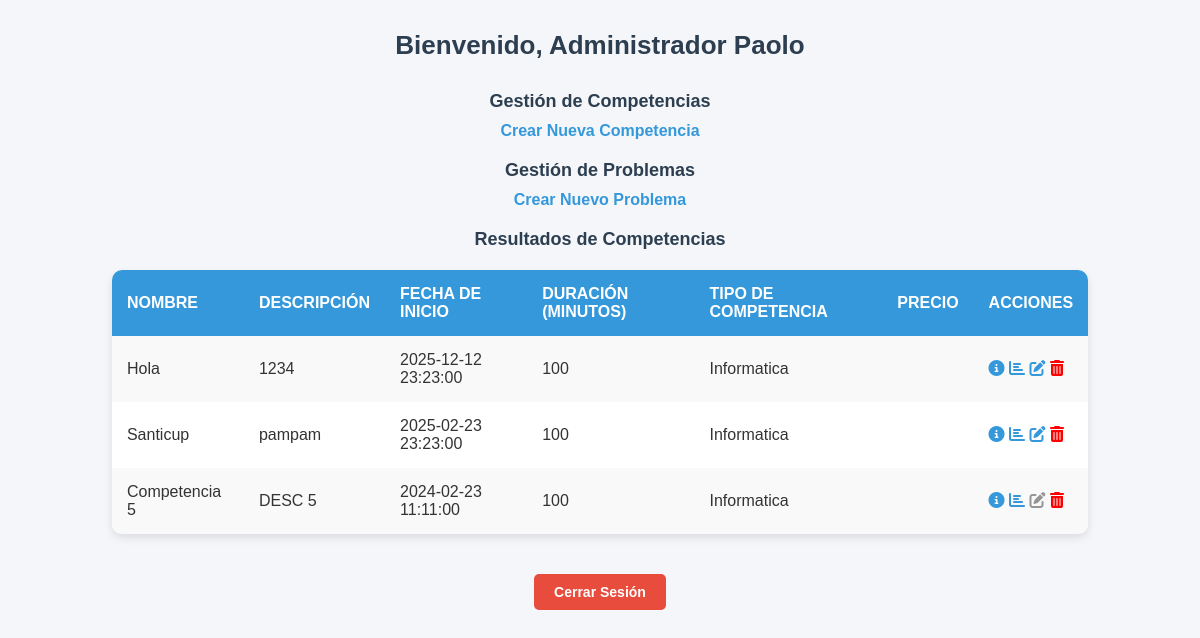
Page /dashboard_admin.php (signed in) on the committed database.
### tables this page shows
CREATE TABLE `competencias` (
  `id_competencia` int(11) NOT NULL,
  `nombre` varchar(100) NOT NULL,
  `descripcion` text DEFAULT NULL,
  `fecha_inicio` datetime NOT NULL,
  `tiempo_limite` int(11) NOT NULL COMMENT 'Duración en minutos',
  `creado_por` int(11) NOT NULL,
  `creado_en` timestamp NOT NULL DEFAULT current_timestamp(),
  `tipo_competencia` enum('Informatica','Fisica','Quimica','Matematicas') NOT NULL DEFAULT 'Informatica'
);

### dashboard_admin.php (the view, shortened to what this page needs)
<?php
include 'db.php';
$id_usuario = $_SESSION['id_usuario'];
$nombre_usuario = $_SESSION['nombre'];
$sql_competencias = "SELECT * FROM competencias WHERE creado_por = ?";
$stmt_competencias = $conn->prepare($sql_competencias);
$stmt_competencias->bind_param("i", $id_usuario);
$stmt_competencias->execute();
$competencias_result = $stmt_competencias->get_result();
?>
<!DOCTYPE html>
<html lang="es">
<head>
    <link rel="stylesheet" href="https://cdnjs.cloudflare.com/ajax/libs/font-awesome/6.5.0/css/all.min.css">
    <link rel="stylesheet" href="dashboard_admin.css">
</head>
<body>
    <header>
        <h2>Bienvenido, Administrador <?php echo htmlspecialchars($nombre_usuario); ?></h2>
    </header>
    <main>
        <section class="options">
            <h4>Gestión de Competencias</h4>
            <ul>
                <li><a href="admin_competencias.php">Crear Nueva Competencia</a></li>
            </ul>
            <h4>Gestión de Problemas</h4>
            <ul>
                <li><a href="admin_problemas.php">Crear Nuevo Problema</a></li>
            </ul>
        </section>
        <section class="competencias">
            <h4>Resultados de Competencias</h4>
            <table>
                <thead>
                    <tr>
                        <th>Nombre</th>
                        <th>Descripción</th>
                        <th>Fecha de Inicio</th>
                        <th>Duración (minutos)</th>
                        <th>Tipo de Competencia</th>
                        <th>Precio </th>
                        <th>Acciones</th>
                    </tr>
                </thead>
                <tbody>
                    <?php while ($competencia = $competencias_result->fetch_assoc()) {
                        $fecha_inicio = new DateTime($competencia['fecha_inicio']);
                        $fecha_actual = new DateTime();
                        $editable = $fecha_inicio > $fecha_actual;
                    ?>
                    <tr>
                        <td><?php echo htmlspecialchars($competencia['nombre']); ?></td>
                        <td><?php echo htmlspecialchars($competencia['descripcion']); ?></td>
                        <td><?php echo htmlspecialchars($competencia['fecha_inicio']); ?></td>
                        <td><?php echo htmlspecialchars($competencia['tiempo_limite']); ?></td>
                        <td><?php echo htmlspecialchars($competencia['tipo_competencia']); ?></td>
                        <td><?php echo htmlspecialchars($competencia['precio']); ?></td>
                        <td>
                            <a href="detalle_competencia.php?id_competencia=<?php echo $competencia['id_competencia']; ?>" title="Ver Detalles">
                                <i class="fas fa-info-circle"></i>
                            </a>
                            <a href="resultados_competencia.php?id_competencia=<?php echo $competencia['id_competencia']; ?>" title="Ver Resultados">
                                <i class="fas fa-chart-bar"></i>
                            </a>
                            <?php if ($editable) { ?>
                                <a href="editar_competencia.php?id_competencia=<?php echo $competencia['id_competencia']; ?>" title="Editar">
                                    <i class="fas fa-edit"></i>
                                </a>
                            <?php } else { ?>
                                <i class="fas fa-edit" style="cursor: not-allowed; opacity: 0.5;" title="No editable"></i>
                            <?php } ?>
                            <a href="dashboard_admin.php?eliminar=<?php echo $competencia['id_competencia']; ?>"
                               onclick="return confirm('¿Estás seguro de que deseas eliminar esta competencia?');"
                               title="Eliminar" style="color: red;">
                                <i class="fas fa-trash-alt"></i>
                            </a>
                        </td>
                    </tr>
                    <?php } ?>
                </tbody>
            </table>
        </section>
    </main>
    <footer>
        <a href="logout.php" class="logout">Cerrar Sesión</a>
    </footer>
</body>
</html>

### dashboard_admin.css (style rules this page uses)
body { font-family: 'Arial', sans-serif; margin: 0; padding: 0; background: #f4f6f9; color: #333; display: flex; flex-direction: column; align-items: center; padding: 20px; }
h2, h3, h4 { color: #2c3e50; text-align: center; margin: 10px 0; }
h2 { font-size: 26px; font-weight: bold; }
h4 { font-size: 18px; margin-top: 20px; }
a { color: #3498db; text-decoration: none; font-weight: bold; }
table { width: 90%; margin: 20px auto; border-collapse: collapse; box-shadow: 0 4px 8px rgba(0, 0, 0, 0.1); background: #fff; border-radius: 10px; overflow: hidden; }
table th, table td { padding: 15px; text-align: left; }
table th { background-color: #3498db; color: white; font-weight: bold; text-transform: uppercase; }
table tr:nth-child(odd) { background-color: #f9f9f9; }
a.logout { display: inline-block; margin-top: 20px; padding: 10px 20px; background-color: #e74c3c; color: white; font-size: 14px; border-radius: 5px; text-decoration: none; font-weight: bold; transition: background-color 0.3s ease-in-out; }
ul { list-style: none; padding: 0; margin: 0 auto; text-align: center; }
ul li { margin: 10px 0; }

### rows in the picture
competencias: nombre "Hola", descripcion "1234", fecha_inicio "2025-12-12 23:23:00", tiempo_limite "100", tipo_competencia "Informatica"
competencias: nombre "Santicup", descripcion "pampam", fecha_inicio "2025-02-23 23:23:00", tiempo_limite "100", tipo_competencia "Informatica"
competencias: nombre "Competencia 5", descripcion "DESC 5", fecha_inicio "2024-02-23 11:11:00", tiempo_limite "100", tipo_competencia "Informatica"

### other values in the picture
$nombre_usuario "Paolo"
